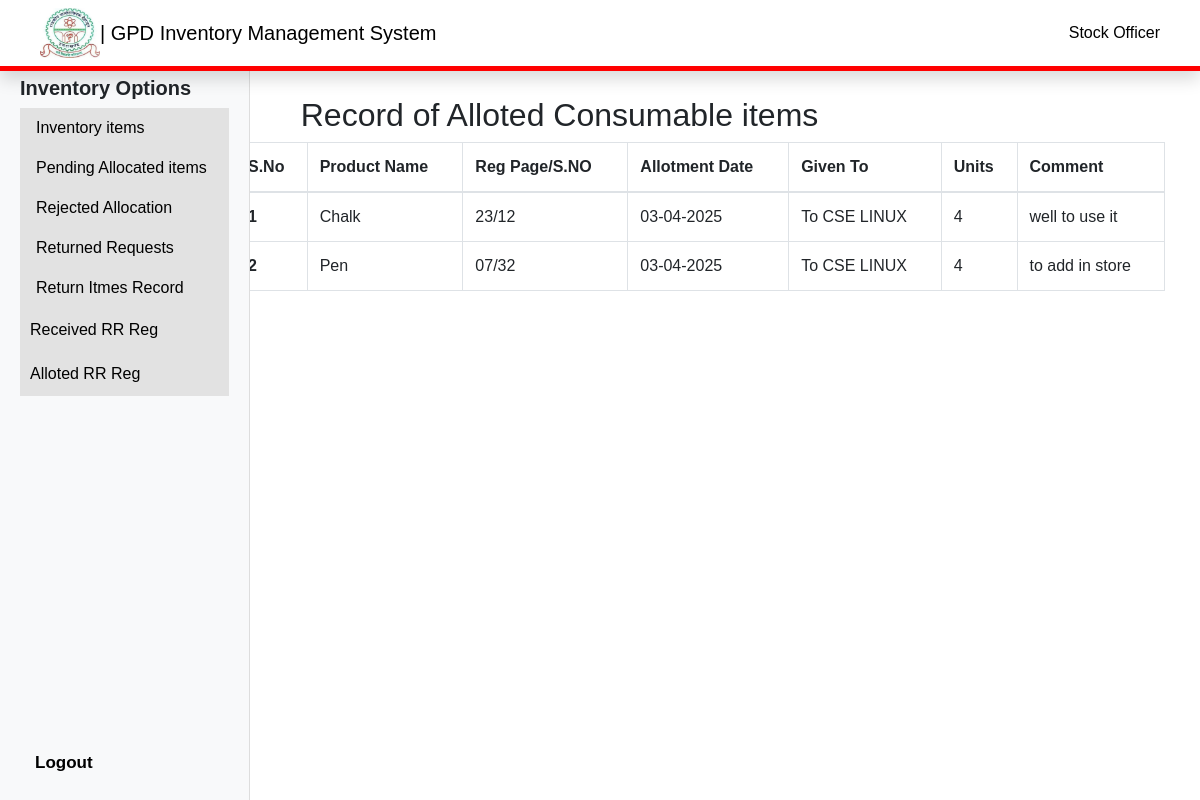
The page /inventory/alloted_consumable.php (signed in) on the database its author committed.
### tables this page shows
CREATE TABLE `rr_allocate_items` (
  `sno` int(10) UNSIGNED NOT NULL,
  `product_name` varchar(50) NOT NULL,
  `type` varchar(20) DEFAULT NULL,
  `rr_reg` varchar(10) DEFAULT NULL,
  `allotment_date` date NOT NULL DEFAULT curdate(),
  `branch` varchar(20) DEFAULT NULL,
  `lab` varchar(20) DEFAULT NULL,
  `unit_price` decimal(10,2) DEFAULT NULL,
  `units` int(10) UNSIGNED NOT NULL DEFAULT 0,
  `used_for` varchar(200) DEFAULT NULL
);

### inventory/alloted_consumable.php (the view, shortened to what this page needs)
<!DOCTYPE html>
<html lang="en">
<head>
    <link href="https://stackpath.bootstrapcdn.com/bootstrap/4.5.2/css/bootstrap.min.css" rel="stylesheet">
    <link rel="stylesheet" href="//cdn.datatables.net/2.2.2/css/dataTables.dataTables.min.css">
    <link rel="stylesheet" href="style.css">
</head>
<body>
    <?php include "../adminpanel/components/navbar.php" ?>
    <?php include "components/sidebar.php" ?>
    <div id="admin" class="right">
        <div class="p-3 ml-5 pl-4">
            <h2>Record of Alloted Consumable items</h2>
        </div>
        <?php
        include "../_dbconnect.php";
        ?>
        <div class="container">
            <table class="table table-bordered" id="myTable">
                <thead>
                    <tr>
                        <th scope="col">S.No</th>
                        <th scope="col">Product Name</th>
                        <th scope="col">Reg Page/S.NO</th>
                        <th scope="col">Allotment Date</th>
                        <th scope="col">Given To</th>
                        <th scope="col">Units</th>
                        <th scope="col">Comment</th>
                    </tr>
                </thead>
                <tbody>
                    <?php
                    $sql = "SELECT * FROM `rr_allocate_items` WHERE `type` = 'Consumable Item' ORDER BY `sno` DESC";
                    $result = mysqli_query($conn, $sql);
                    $sno = 0;
                    while ($row = mysqli_fetch_assoc($result)) {
                        $sno++;
                        $allotment_date = !empty($row['allotment_date']) ? date('d-m-Y', strtotime($row['allotment_date'])) : '';
                        echo '<tr>
                            <th scope="row">' . $sno . '</th>
                            <td>' . htmlspecialchars($row['product_name'], ENT_QUOTES, 'UTF-8') . '</td>
                            <td>' . htmlspecialchars($row['rr_reg'], ENT_QUOTES, 'UTF-8') . '</td>
                            <td>' . $allotment_date . '</td>
                            <td>' . htmlspecialchars("To " . $row['branch'], ENT_QUOTES, 'UTF-8') . "  " . htmlspecialchars($row['lab'], ENT_QUOTES, 'UTF-8') . '</td>
                            <td>' . $row['units'] . '</td>
                            <td>' . $row['used_for'] . '</td>
            </tr>';
                    }
                    ?>
                </tbody>
            </table>
        </div>
    </div>
</body>
</html>

### inventory/style.css (style rules this page uses)
* { margin: 0; padding: 0; box-sizing: border-box; }
body { font-family: Arial, sans-serif; background: #f4f4f4; }
.right { margin-top: 40px; margin-left: 200px; padding: 20px; min-height: calc(100vh - 56px); background: #fff; }

### inventory/alloted_consumable.php (style rules this page uses)
.right { position: relative; margin-top: 60px; }
h2 { padding-left: 1%; margin-bottom: -1%; }

### rows shown on the page
rr_allocate_items: product_name "Chalk", rr_reg "23/12", allotment_date "03-04-2025", branch "To CSE", lab "LINUX", units "4", used_for "well to use it"
rr_allocate_items: product_name "Pen", rr_reg "07/32", allotment_date "03-04-2025", branch "To CSE", lab "LINUX", units "4", used_for "to add in store"

### other values the page prints
$_SESSION['name'] "Stock Officer"
